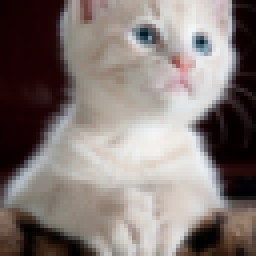
#> input picture PractMachineLearning/lab1/cat.png, 64 x 64 px (shown 4 times larger)
$ python hereiWork.py   (older library calls are emulated)
#> lines starting #> are read from the running program, lines starting #| are printed output that depends on the picture

#Matplotlib
import matplotlib.pyplot as plt
import numpy as np

# Compute the x and y coordinates for points on a sine curve
x = np.arange(0, 3 * np.pi, 0.1) #np.arange([start, ]stop, [step, ])
y = np.sin(x)
print(x)
print(y)
# Plot the points using matplotlib
plt.plot(x, y)
plt.show()  # You must call plt.show() to make graphics appear.
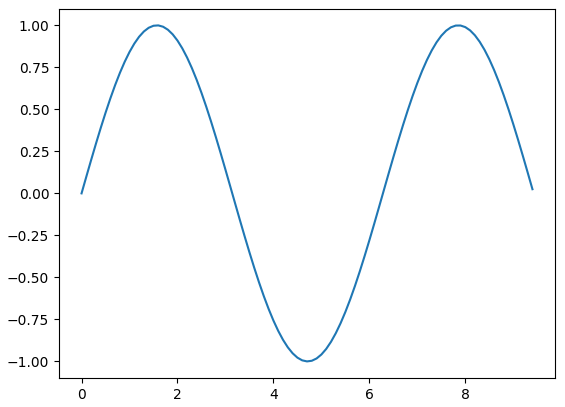
#> figure drawn by matplotlib, 1 panel; curve peaks at x = 1.6, y = 1

#---------------------------------------------------------------------------------------

# To plot the points independently without interpolating the values, we have to set the third parameters of function ‘plot’:
plt.plot(x, y, 'o') # 'o' tells Matplotlib to use circles as markers for each point in the plot
plt.show()  # You must call plt.show() to make graphics appear.
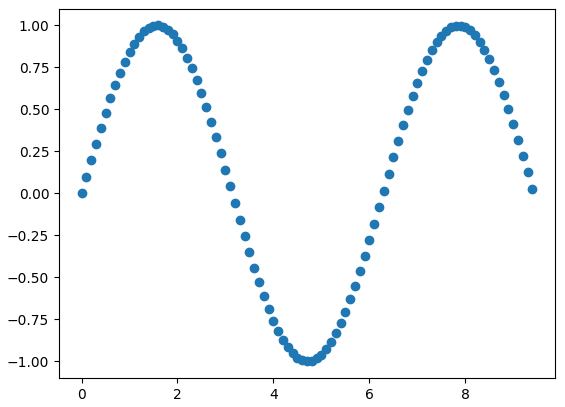
#> figure drawn by matplotlib, 1 panel; curve peaks at x = 1.6, y = 1

#---------------------------------------------------------------------------------------

# Compute the x and y coordinates for points on sine and cosine curves
x = np.arange(0, 3 * np.pi, 0.1)
y_sin = np.sin(x)
y_cos = np.cos(x)

# Plot the points using matplotlib
plt.plot(x, y_sin)
plt.plot(x, y_cos)
plt.xlabel('x axis label')
plt.ylabel('y axis label')
plt.title('Sine and Cosine')
plt.legend(['Sine', 'Cosine'])
plt.show()
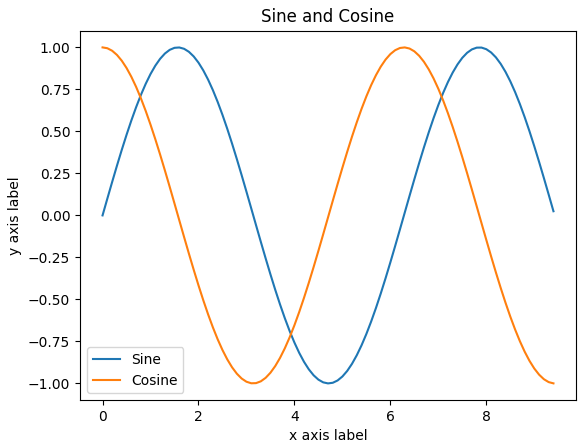
#> figure drawn by matplotlib, 1 panel; curve peaks at x = 1.6, y = 1; curve peaks at x = 0, y = 1

#---------------------------------------------------------------------------------------

# Compute the x and y coordinates for points on sine and cosine curves
x = np.arange(0, 3 * np.pi, 0.1)
y_sin = np.sin(x)
y_cos = np.cos(x)

# Set up a subplot grid that has height 2 and width 1,
# and set the first such subplot as active.
plt.subplot(2, 1, 1)

# Make the first plot
plt.plot(x, y_sin)
plt.title('Sine')

# Set the second subplot as active, and make the second plot.
plt.subplot(2, 1, 2)
plt.plot(x, y_cos)
plt.title('Cosine')

# Show the figure.
plt.show()
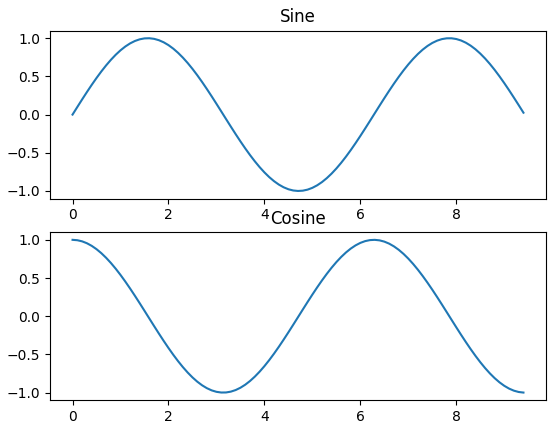
#> figure drawn by matplotlib, 2 panels; panel 1: curve peaks at x = 1.6, y = 1; panel 2: curve peaks at x = 0, y = 1

#---------------------------------------------------------------------------------------

import numpy as np
#from scipy.misc import imresize
from PIL import Image #(Python Imaging Library): Used for opening, manipulating, and saving image files.
import matplotlib.pyplot as plt

#Load and Convert Image to NumPy Array, , enabling numerical operations on the image data.
img = Image.open('cat.png')
#> img is the input picture: PIL image 64x64 RGB; mean R, G, B 131.9, 121.9, 118.7
img = np.array(img)

img_tinted = img * [1, 0.95, 0.9] #red remains the same, green is reduced to 95%, and blue to 90%.
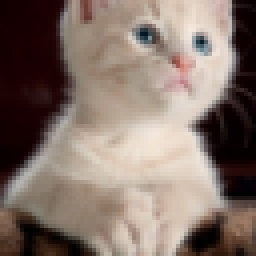
#> img_tinted: shape (64, 64, 3) float64 (shown 4 times larger); mean R, G, B 131.9, 115.8, 106.8

# Show the original image
plt.subplot(1, 2, 1)
plt.imshow(img)

# Show the tinted image
plt.subplot(1, 2, 2)

# A slight gotcha with imshow is that it might give strange results
# if presented with data that is not uint8. To work around this, we
# explicitly cast the image to uint8 before displaying it.
plt.imshow(np.uint8(img_tinted)) #uint8 (unsigned 8-bit integer), required for plt.imshow() to display the image correctly
plt.show()
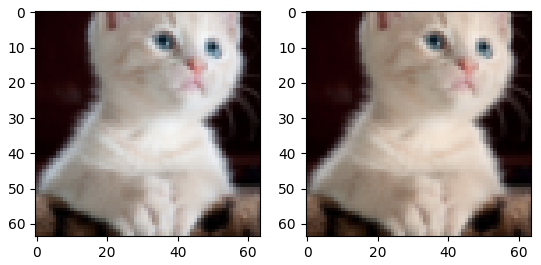
#> figure drawn by matplotlib, 2 panels
# from scipy.misc import imresize
# ImportError: cannot import name 'imresize' from 'scipy.misc' (/Library/Python/3.9/site-packages/scipy/misc/__init__.py)
#EXPLICATION: the imresize function has been removed from scipy.misc in recent versions of SciPy.
